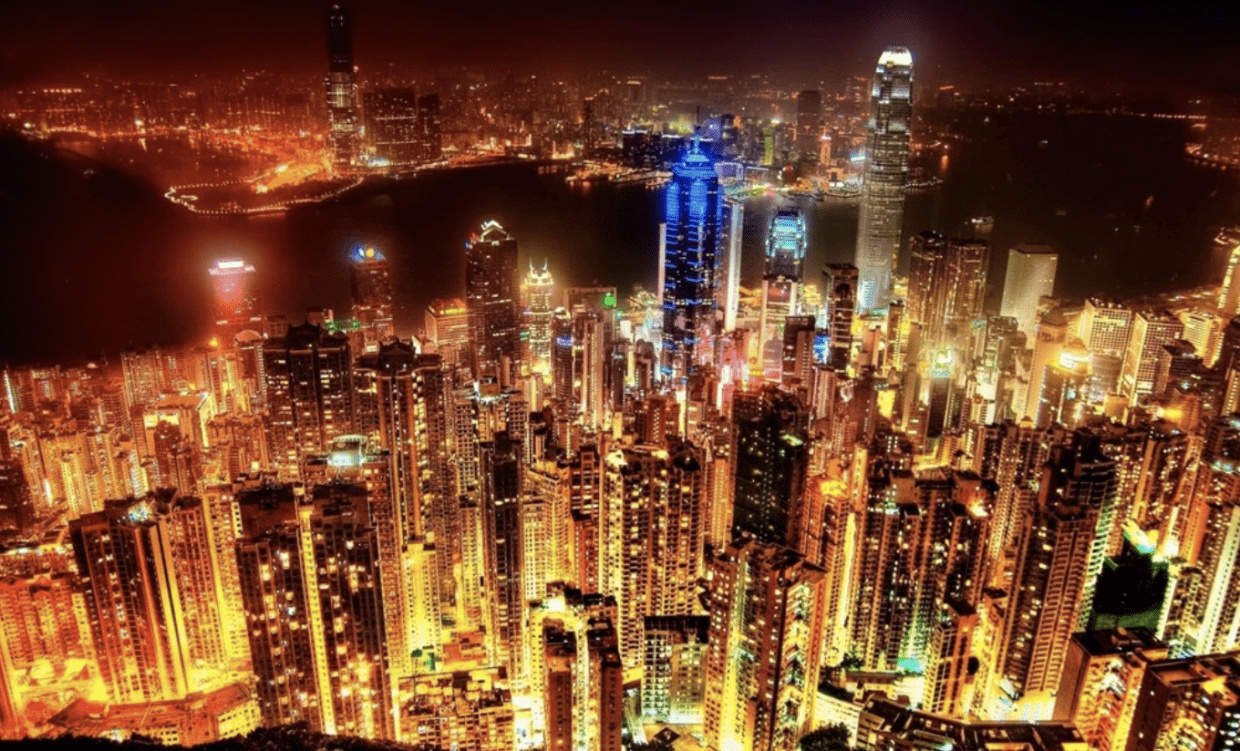
%> input picture Lecture-09/city1.jpg, 1240 x 751 px
$ octave lab6.m   (GNU Octave 9; MATLAB toolbox functions it lacks are replaced by stand-ins)
%> lines starting %> are read from the running program, lines starting %| are printed output that depends on the picture
%% Lab 6: Mini Project – Your Image Pipeline
close all; clear; clc;

% 1) Load your own image (object, face, landscape, etc.)
I = im2double(rgb2gray(imread('city1.jpg')));
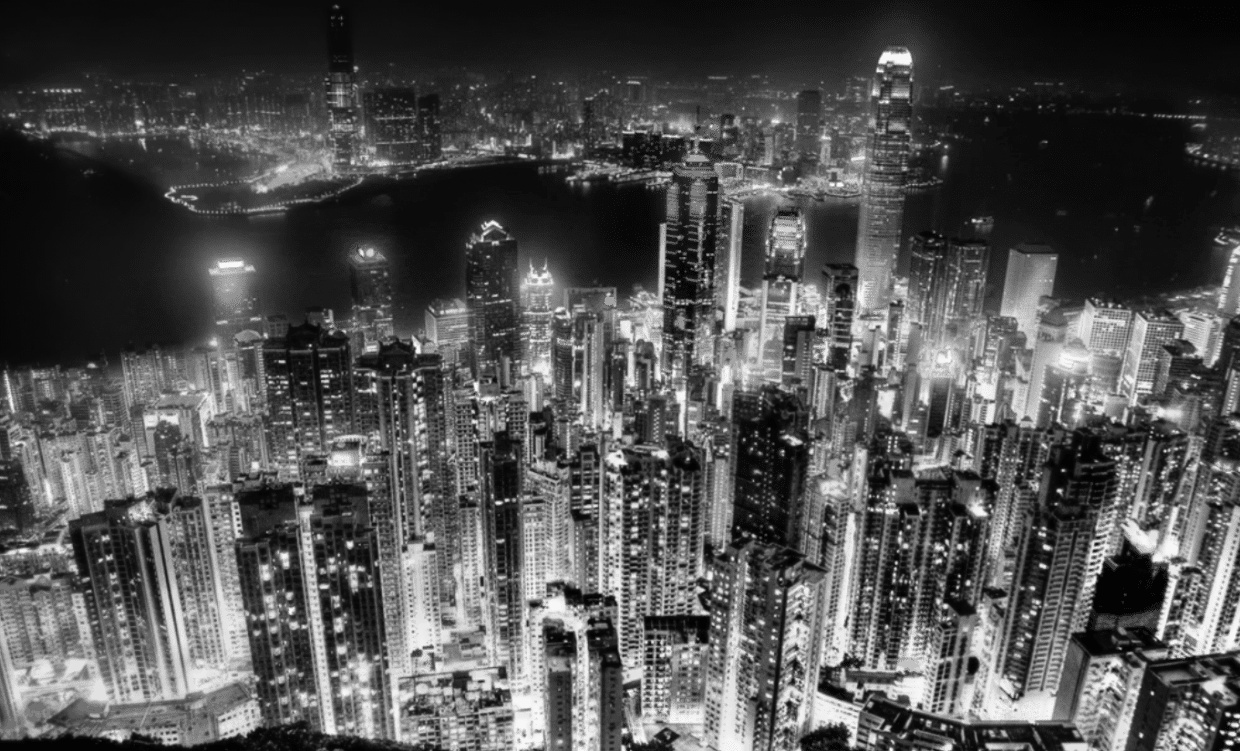
%> I: size 751x1240 double; min 0, max 0.992, mean 0.319


% 2) Pre-process: noise removal
I_filt = medfilt2(I,[3 3]);

% 3) Enhance contrast
I_enh = imadjust(I_filt,[0.2 0.8],[0 1]);
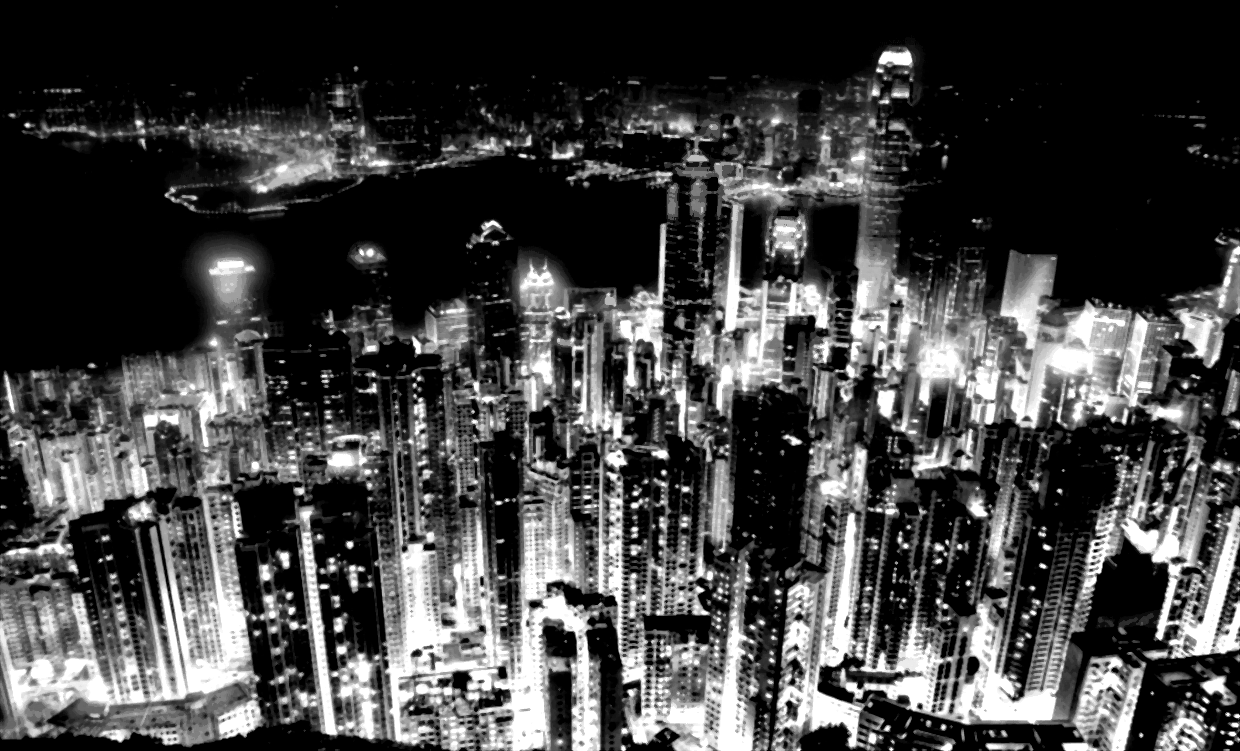
%> I_enh: size 751x1240 double; min 0, max 1, mean 0.264

% 4) Extract features (edges or frequency)
edges = edge(I_enh,'Canny',[0.1 0.25]);
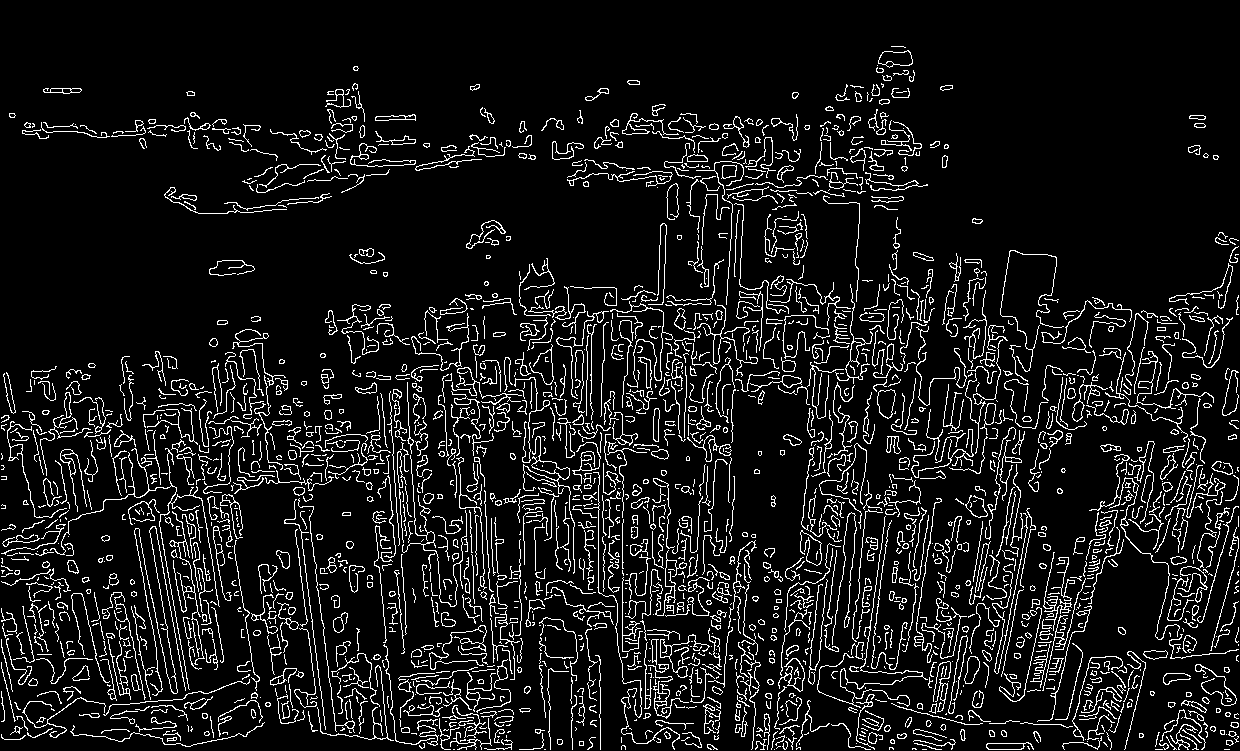
%> edges: size 751x1240 logical; 9.3% white in thin lines or dots

% 5) Optional frequency-domain mask
F = fftshift(fft2(I_enh));
[M,N]=size(F);
%> M = 751; N = 1240
[u,v]=meshgrid(-N/2:N/2-1,-M/2:M/2-1);
H = double(sqrt(u.^2+v.^2)<60);
I_lp = real(ifft2(ifftshift(F.*H)));
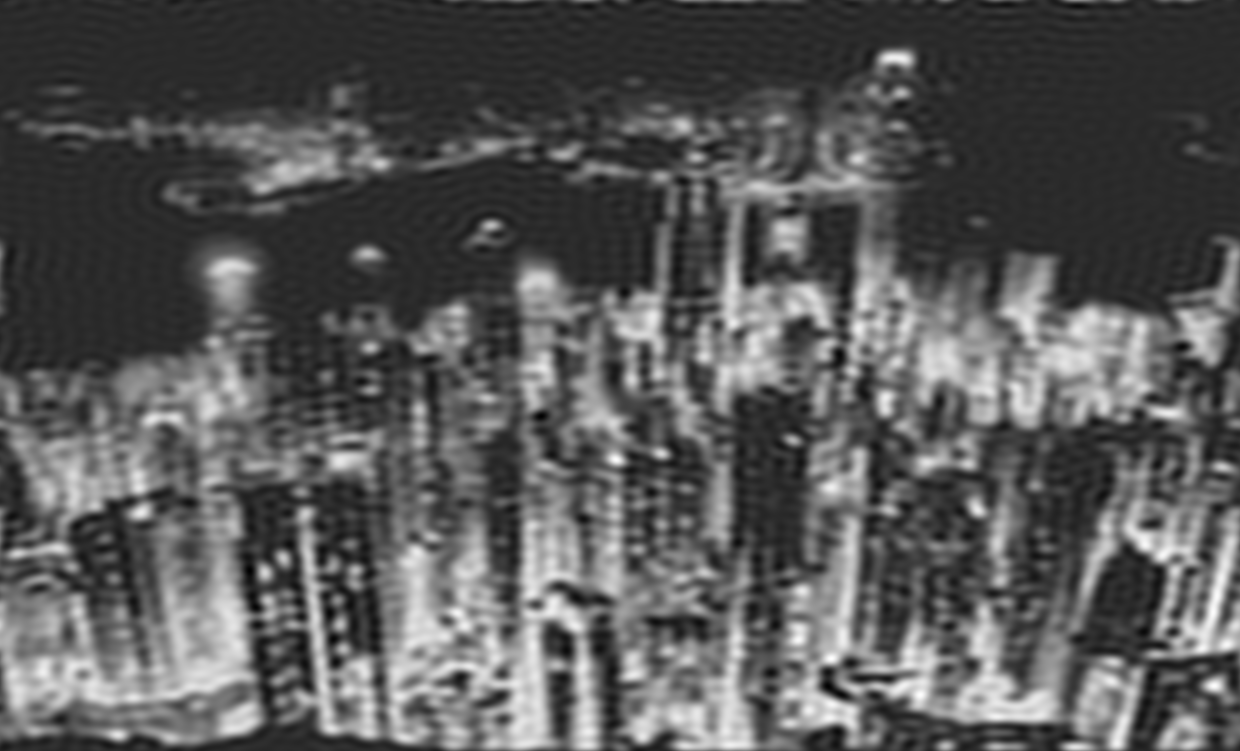
%> I_lp: size 751x1240 double; min -0.248, max 1.23, mean 0.264; drawn with min black and max white

% 6) Visualization
figure; montage({I, I_filt, I_enh, edges, I_lp},'Size',[1 5]);
%> after `montage({I, I_filt, I_enh, edges, I_lp},'Size',[1 5])`:
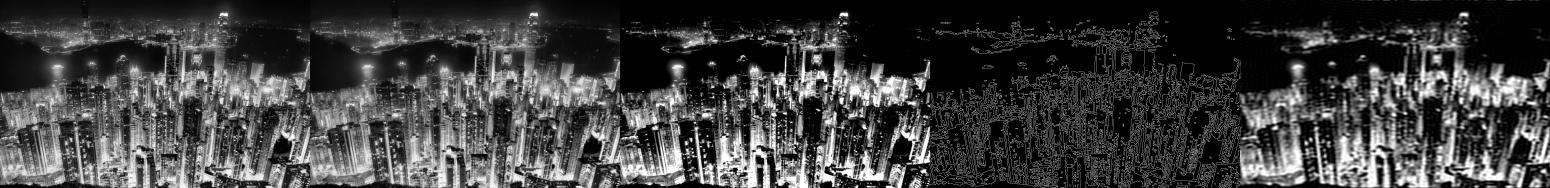
%> displayed picture: size 751x6200, on the screen's scale of 0 to 255 (shown at 1/4 size); min 0, max 255, mean 64.3
title('Original | Denoised | Enhanced | Edges | LP result');

%% 7) Report
% - Describe your processing pipeline.
% - Explain how each stage relates to DSP operations.
% - Discuss improvements or limitations.

$ run again, with Lecture-09/forest1.jpg copied over Lecture-09/city1.jpg
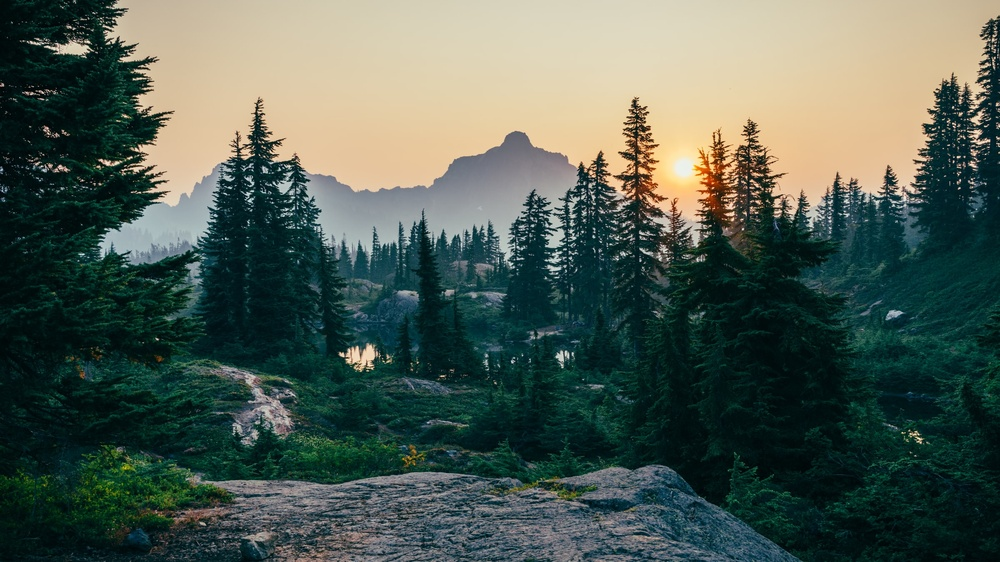
%> input picture Lecture-09/forest1.jpg, 1000 x 562 px, shrunk from 2400 x 1350 before the run
%> `edges = edge(I_enh,'Canny',[0.1 0.25]);`:
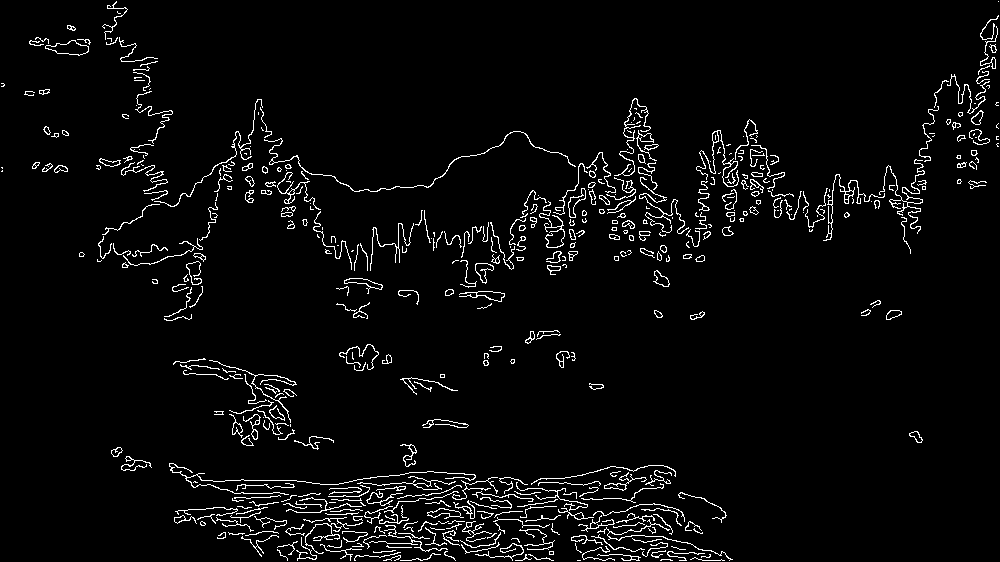
%> edges: size 562x1000 logical; 3.8% white in thin lines or dots
%> `montage({I, I_filt, I_enh, edges, I_lp},'Size',[1 5])`:
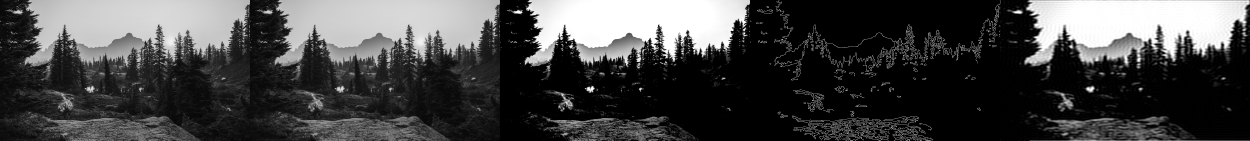
%> displayed picture: size 562x5000, on the screen's scale of 0 to 255 (shown at 1/4 size); min 0, max 255, mean 69.2
